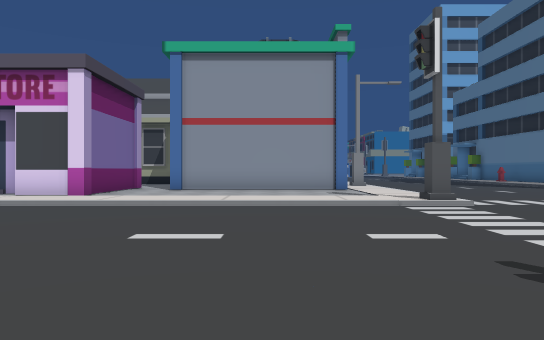
[1] (above)

24 first-person views from a walk through a Unity game level. The camera is 1.2 m above the floor, looks level and sees 70° across. The floor is counted in squares, 2 m on a side. Each view is taken from the middle of a square. On the plan, view 1 faces up. The plan holds only what a view shows up to about 11 squares ahead; the rest is blank. The place goes on beyond the plan. Some animated figures are left out.

[2]
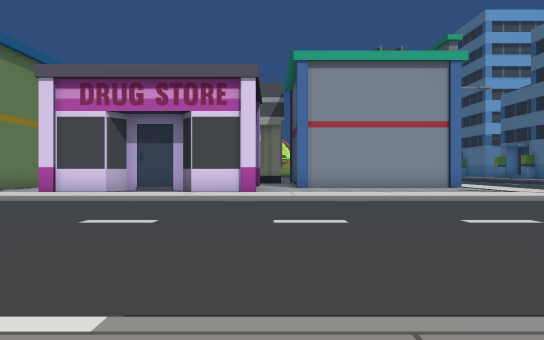

[3]
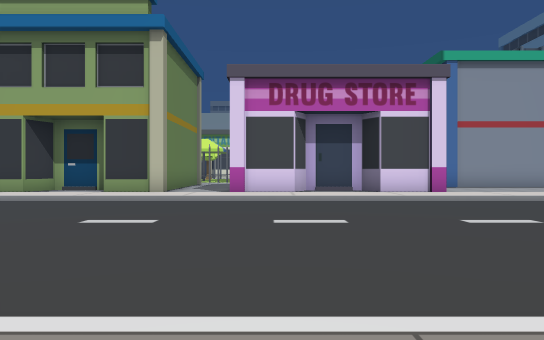

[4]
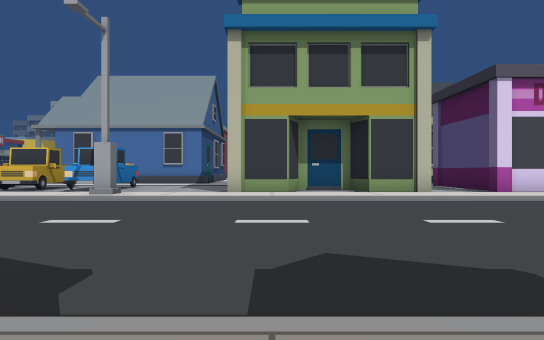

[5]
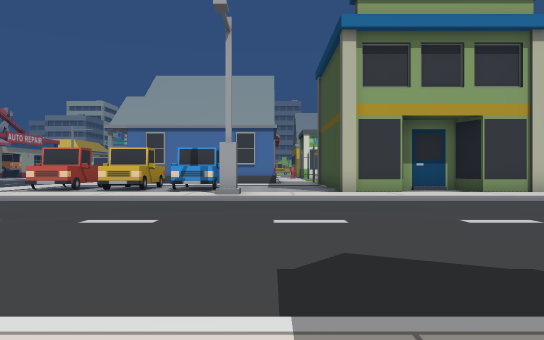

[6]
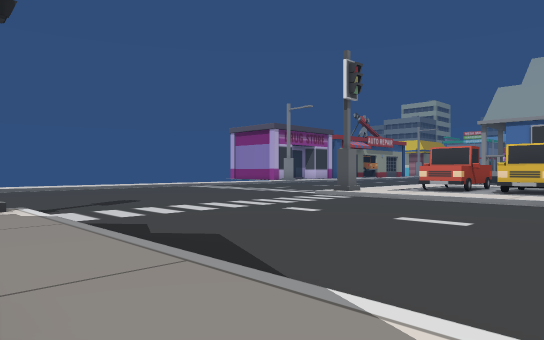

[7]
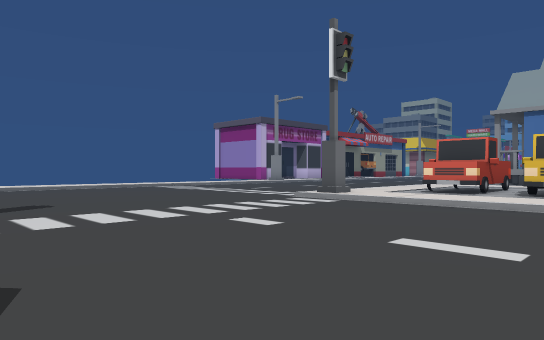

[8]
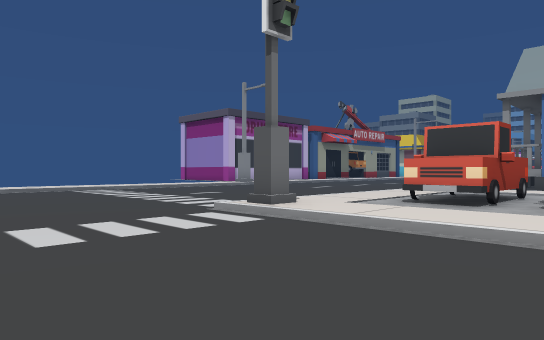

[9]
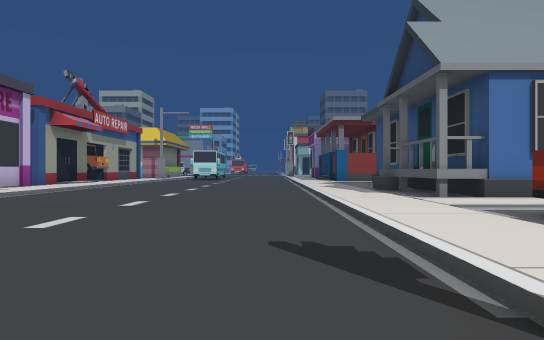

[10]
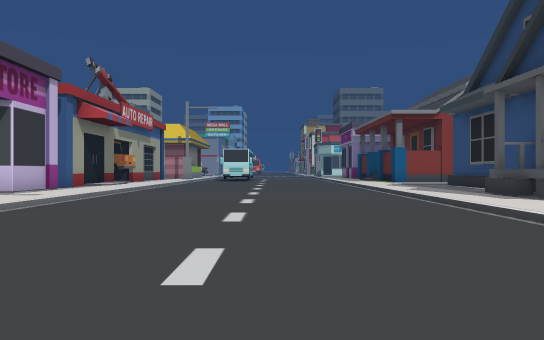

[11]
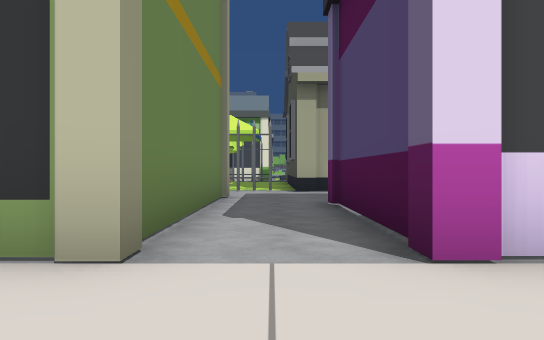

[12]
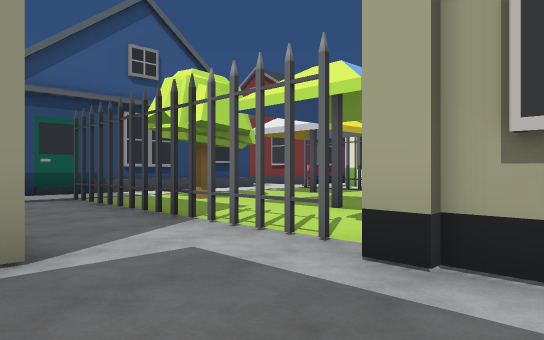

[13]
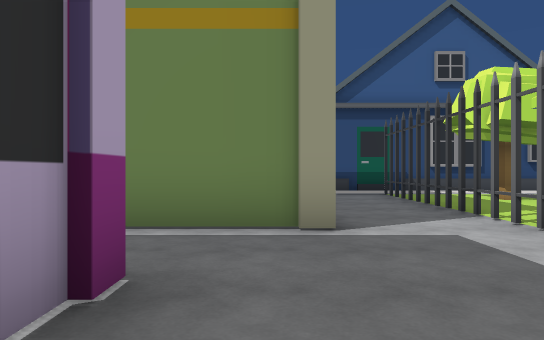

[14]
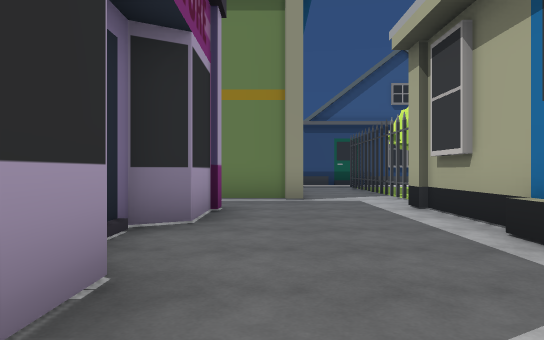

[15]
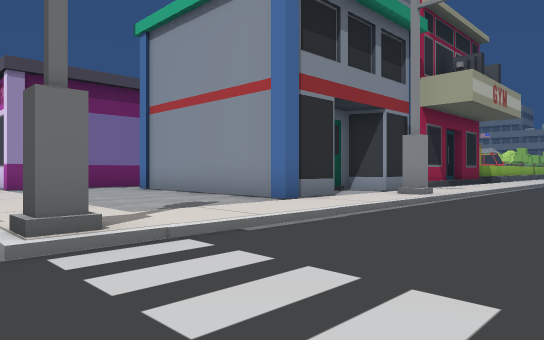

[16]
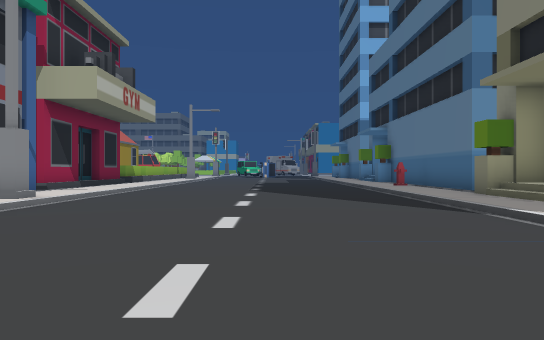

[17]
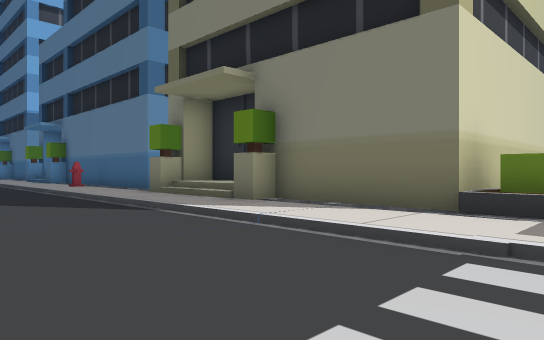

[18]
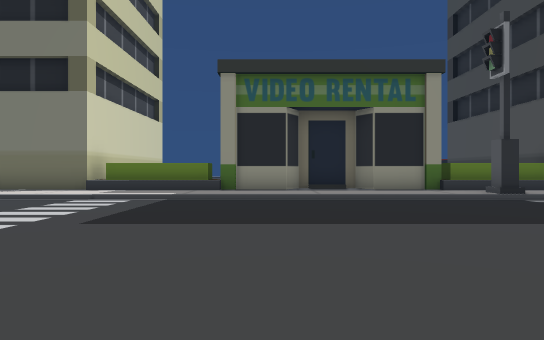

[19]
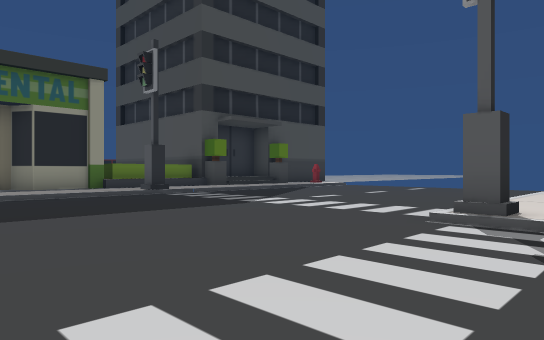

[20]
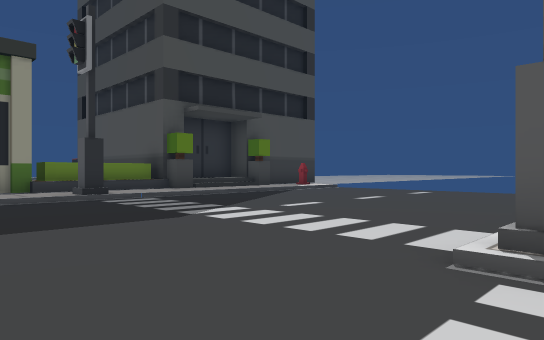

[21]
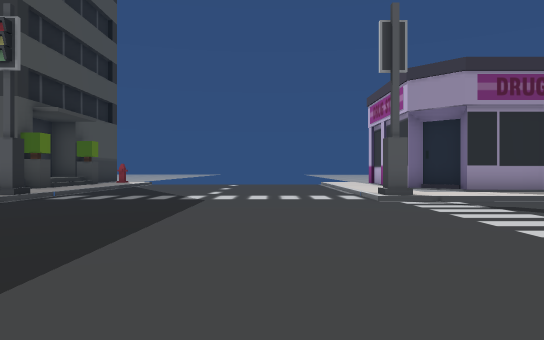

[22]
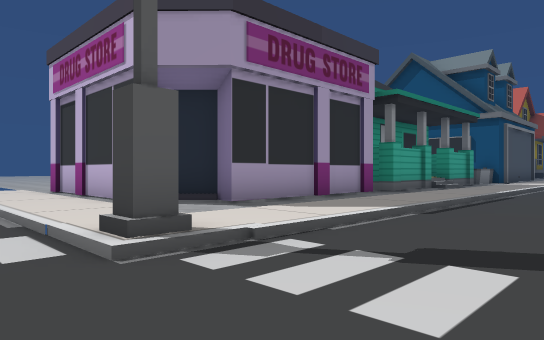

[23]
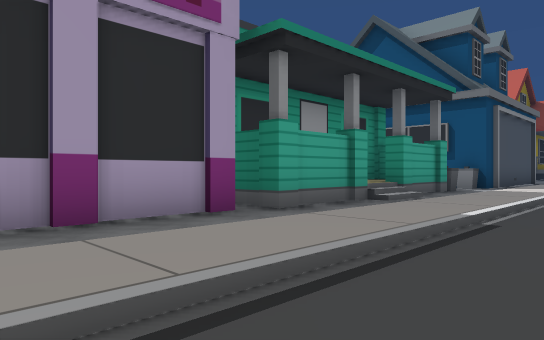

[24]
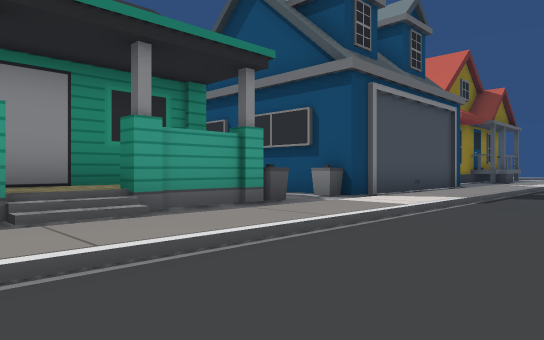

### Floor plan
Key: @ floor where view 1 was taken; # wall or solid block; x gap in a wall; . main floor; : floor 0.25 m higher than the main floor; / step, stairs or slope; = window, fence, low wall or low ledge; ^ raised ledge; T tree; B building; I bin; O other object.
Columns run from 36 left of view 1 to 13 right of it. Each row starts with its distance up from view 1.
 21 :/....../::#     #::::::
 20 :/....../::#     #::::::                      ./
 19 :/....../:^#     #::T:::O             #:/....../:#
 18 :/....../:^#     #::::::::#           #:/....../:B
 17 :/....../:^#     #:#==#=#x####        #:/....../:
 16  /....../:^#     #:::::::::::::      ##:/....../:#
 15  /....../:###       ::::::::::::     #:#/......//
 14   ....../:::            #::::::::     ::/......//
 13    ...../::::           #:##::##      #:/....../:B
 12    ...../:OOOOOO        #:###  # ######:/....../:#
 11     ..../:####          #:# #  #::::::::/....../:#
 10    ...../:OOOOOO:::######:######::::::::/....../:#
  9   ....../:::::::#:::::::::::::::::::::::/....../:O
  8  /....../O::::::/::::::::::::::::::::::O/....../:O
  7  /............................................./:O
  6  /............................................./:#
  5   ............................................./:#
  4  /............................................./::
  3  /............................................./::
  2    ............................................/:#
  1    ............................................/:#
  0         O:::::::::::::::::::::::::::@::O/......O:O
 -1             :::: :  ::::::::::::::::::::/....../:O
 -2                     #####II###########::/....../:O
 -3                         #  ##        ##:/....../:B
 -4                                       #:/....../
 -5                                       #:/....../

Where each view was taken, in squares from view 1:
view 1: 0 up, 0 right, facing up
view 2: 1 down, 4 left, facing up
view 3: 1 down, 9 left, facing up
view 4: 1 down, 16 left, facing up
view 5: 1 down, 19 left, facing up
view 6: 1 down, 21 left, facing up-left
view 7: 1 up, 22 left, facing up-left
view 8: 4 up, 23 left, facing up-left
view 9: 8 up, 29 left, facing up
view 10: 10 up, 31 left, facing up
view 11: 7 up, 11 left, facing up
view 12: 14 up, 9 left, facing up-left
view 13: 14 up, 8 left, facing left
view 14: 14 up, 4 left, facing left
view 15: 7 up, 7 right, facing up-left
view 16: 8 up, 8 right, facing up
view 17: 8 up, 8 right, facing up-right
view 18: 5 up, 3 right, facing right
view 19: 5 up, 2 right, facing down-right
view 20: 3 up, 3 right, facing down-right
view 21: 8 up, 6 right, facing down
view 22: 3 up, 5 right, facing down-left
view 23: 2 up, 0 right, facing down-left
view 24: 3 up, 5 left, facing down-left
